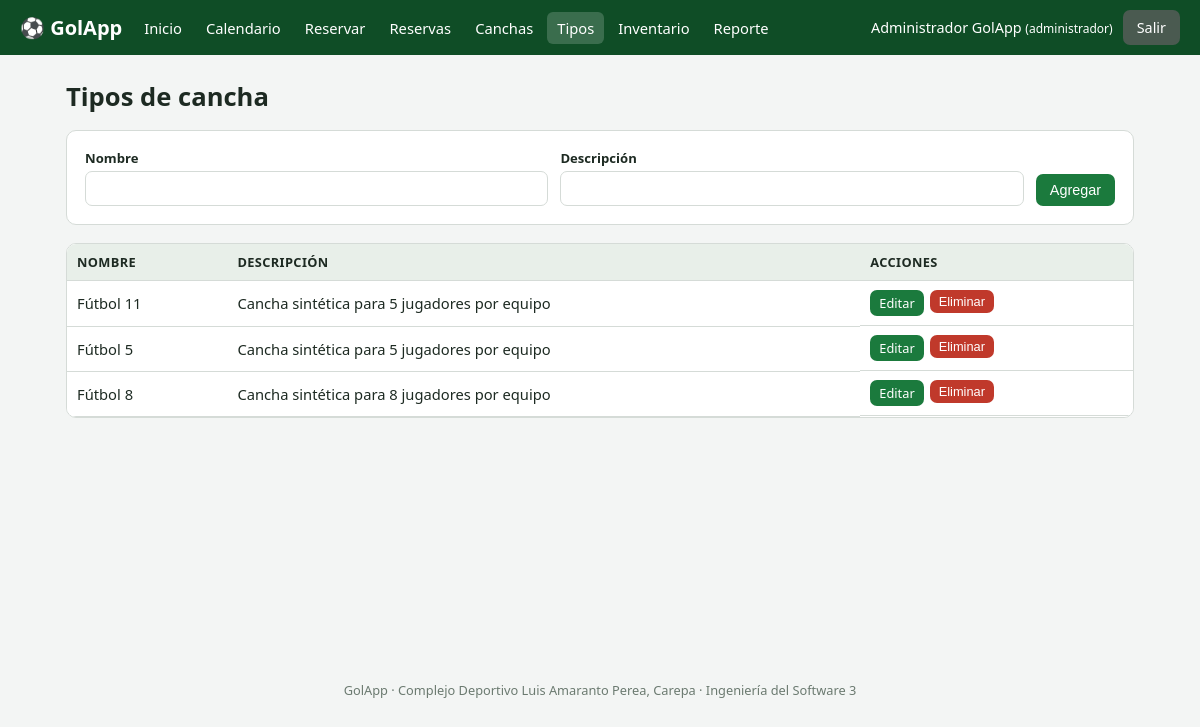
Screenshot of /tipos.php (signed in) with the database file from the repository.
### tables this page shows
CREATE TABLE `tipos_cancha` (
  `id` int(11) NOT NULL,
  `nombre` varchar(60) NOT NULL,
  `descripcion` varchar(200) DEFAULT NULL
);

### includes/funciones.php (called while the page is built, shortened)
<?php
function e($texto): string
{
    return htmlspecialchars((string)$texto, ENT_QUOTES, 'UTF-8');
}

### tipos.php (the view, shortened to what this page needs)
<?php
$db = getDb();
$edit = [];
$tipos = $db->query('SELECT * FROM tipos_cancha ORDER BY nombre')->fetchAll();
require __DIR__ . '/includes/header.php';
?>
<h1>Tipos de cancha</h1>
<div class="tarjeta">
    <form method="post" class="fila">
        <div class="campo"><label>Nombre</label><input type="text" name="nombre" required maxlength="60" value="<?= e($edit['nombre'] ?? '') ?>"></div>
        <div class="campo"><label>Descripción</label><input type="text" name="descripcion" maxlength="200" value="<?= e($edit['descripcion'] ?? '') ?>"></div>
        <button class="btn" type="submit"><?= $edit ? 'Actualizar' : 'Agregar' ?></button>
    </form>
</div>
<div class="tabla-wrap"><table>
    <tr><th>Nombre</th><th>Descripción</th><th>Acciones</th></tr>
    <?php foreach ($tipos as $t): ?>
    <tr><td><?= e($t['nombre']) ?></td><td><?= e($t['descripcion']) ?></td>
        <td class="acciones"><a class="btn btn-peq" href="tipos.php?editar=<?= (int)$t['id'] ?>">Editar</a>
            <form method="post"><?= csrfCampo() ?><input type="hidden" name="accion" value="eliminar"><input type="hidden" name="id" value="<?= (int)$t['id'] ?>">
            <button class="btn btn-peq btn-rojo" data-confirm="¿Eliminar este tipo?">Eliminar</button></form></td></tr>
    <?php endforeach; ?>
</table></div>
<?php require __DIR__ . '/includes/footer.php'; ?>

### assets/css/style.css (style rules this page uses)
:root { --verde:#1b7a3d; --verde-osc:#0f4d26; --gris:#f3f5f4; --borde:#d5dbd7; --texto:#1d2a22; --rojo:#c0392b; --amarillo:#e0a800; }
* { box-sizing: border-box; }
body { margin:0; font-family: system-ui, -apple-system, "Segoe UI", Roboto, sans-serif; background:var(--gris); color:var(--texto); }
h1 { margin:0 0 16px; font-size:1.6rem; }
.tarjeta { background:#fff; border:1px solid var(--borde); border-radius:10px; padding:18px; margin-bottom:18px; }
table { width:100%; border-collapse:collapse; background:#fff; font-size:.92rem; }
th, td { padding:9px 10px; border-bottom:1px solid var(--borde); text-align:left; vertical-align:middle; }
th { background:#e8efe9; font-size:.8rem; text-transform:uppercase; letter-spacing:.03em; }
.tabla-wrap { overflow-x:auto; border:1px solid var(--borde); border-radius:10px; background:#fff; }
form.fila { display:flex; flex-wrap:wrap; gap:12px; align-items:end; }
label { display:block; font-size:.82rem; font-weight:600; margin-bottom:4px; }
input[type=text], input[type=email], input[type=password], input[type=number], input[type=date], select { width:100%; padding:8px 10px; border:1px solid var(--borde); border-radius:7px; font-size:.95rem; background:#fff; }
.campo { min-width:160px; flex:1; }
.btn { display:inline-block; border:0; background:var(--verde); color:#fff; padding:8px 14px; border-radius:7px; cursor:pointer; font-size:.9rem; text-decoration:none; }
.btn-rojo { background:var(--rojo); }
.btn-peq { padding:4px 9px; font-size:.8rem; }
.acciones { display:flex; gap:6px; flex-wrap:wrap; }
.acciones form { margin:0; }

### rows the page displays
tipos_cancha: nombre "Fútbol 11", descripcion "Cancha sintética para 5 jugadores por equipo"
tipos_cancha: nombre "Fútbol 5", descripcion "Cancha sintética para 5 jugadores por equipo"
tipos_cancha: nombre "Fútbol 8", descripcion "Cancha sintética para 8 jugadores por equipo"

### other values shown
$texto "Inicio Calendario Reservar Reservas Canchas Tipos Inventario Reporte"
$usuario['nombre'] "Administrador GolApp"
$usuario['rol'] "administrador"
